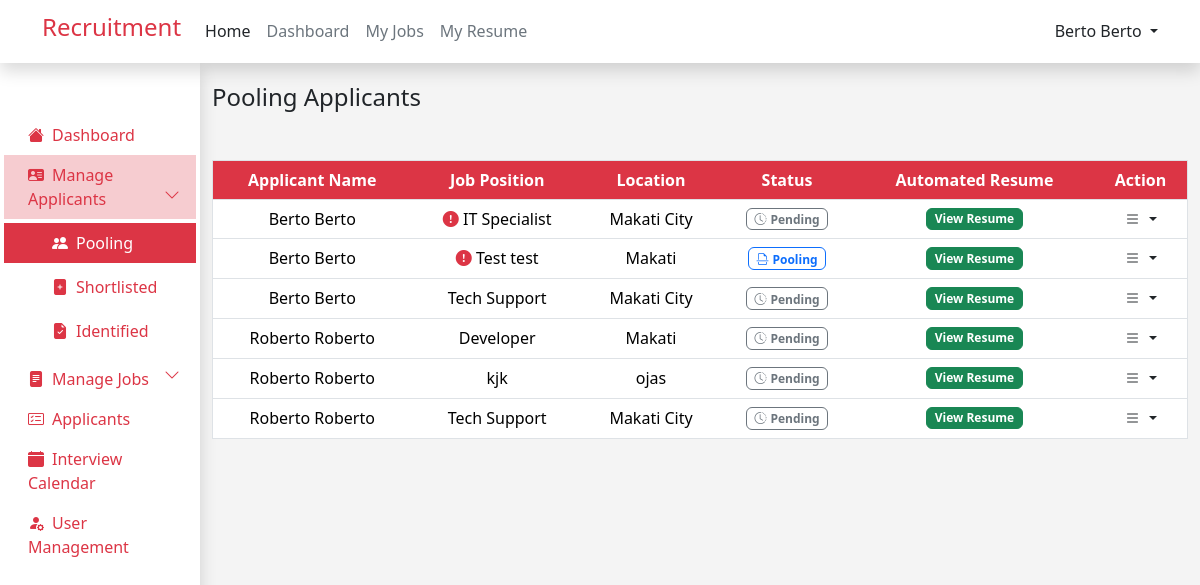
Page /admin/pooling_applicant.php (signed in) on the committed database.
### tables this page shows
CREATE TABLE `job_applicants` (
  `id` int(12) NOT NULL,
  `user_id` int(12) NOT NULL,
  `job_id` int(12) NOT NULL,
  `application_status` varchar(255) NOT NULL,
  `interview_date` datetime DEFAULT NULL
);

### admin/pooling_applicant.php (the view, shortened to what this page needs)
<?php
include ('../admin/admin_header.php');
include ('../dbconn.php');
$query =
    "SELECT *
    FROM ((job_applicants
    INNER JOIN jobs ON job_applicants.job_id = jobs.id)
    INNER JOIN user ON job_applicants.user_id = user.id)
    WHERE job_applicants.application_status = 'Pending' OR  job_applicants.application_status = 'Pooling'
    ORDER BY CASE WHEN jobs.priority = 'Urgent Hiring' THEN 0 ELSE 1 END";
$result = mysqli_query($conn, $query);
?>
<!DOCTYPE html>
<html lang="en">
<head>
</head>
<body style="background-color: #F4F4F4; ">
    <div class="container-fluid">
        <div class="row">
            <div class="col-md-2 col-lg-3 col-xl-2 bg-white  p-0 m-0 d-lg-block shadow " style="min-height: 91vh;">
                <?php include ("../admin/admin_sidebar.php"); ?>
            </div>
            <div class="col-md-10 col-lg-9 col-xl-10  mt-3">
                <h4 class=" mt-1 mb-5 ">Pooling Applicants</h4>
                <div class="table-responsive">
                    <table class="table text-center table-hover bg-white border">
                        <thead class="bg-danger">
                            <tr>
                                <th class="bg-danger text-white">Applicant Name</th>
                                <th class="bg-danger text-white">Job Position</th>
                                <th class="bg-danger text-white">Location</th>
                                <th class="bg-danger text-white">Status</th>
                                <th class="bg-danger text-white">Automated Resume</th>
                                <th class="bg-danger text-white">Action</th>
                            </tr>
                        </thead>
                        <tbody>
                            <?php
                            while ($row = mysqli_fetch_assoc($result)) {
                                ?>
                                <tr>
                                    <td>
                                    </td>
                                    <td>
                                        <?php
                                        if ($row['priority'] == 'Urgent Hiring') {
                                            ?>
                                            <i class="bi bi-exclamation-circle-fill text-danger"></i>
                                            <?php
                                        } else {
                                            echo $row['job_name'];
                                        }
                                        ?>
                                    </td>
                                    <td>
                                    </td>
                                    <td>
                                        <?php
                                        if ($row['application_status'] == 'Pending') {
                                            ?>
                                            <span class=" badge badge border border-secondary text-secondary ">
                                                <i class="bi bi-clock-history me-1"></i>Pending
                                            </span>
                                            <?php
                                        } else {
                                            ?>
                                            <span class=" badge badge border border-primary text-primary ">
                                                <i class="bi bi-file-earmark-break me-1"></i>Pooling
                                            </span>
                                            <?php
                                        }
                                        ?>
                                    </td>
                                    <td>
                                        <button type="button" class="btn btn-success badge " data-bs-toggle="modal"
                                            data-bs-target="#viewResumeModal<?php echo $row['id'] ?>">
                                        </button>
                                    </td>
                                    <td>
                                        <a href="#" class="link-danger text-decoration-none dropdown-toggle text-dark"
                                            id="dropdownUser2" data-bs-toggle="dropdown" aria-expanded="false">
                                            <i class="bi bi-list"></i>
                                        </a>
                                    </td>
                                </tr>
                                <?php
                            }
                            ?>
                        </tbody>
                    </table>
                </div>
            </div>
        </div>
    </div>
</body>
</html>

### rows in the picture
job_applicants: application_status "Pending" (drawn)
job_applicants: application_status "Pooling" (drawn)
job_applicants: application_status "Pending" (drawn)
job_applicants: application_status "Pending" (drawn)
job_applicants: application_status "Pending" (drawn)
job_applicants: application_status "Pending" (drawn)

### other values in the picture
$user "Berto Berto"
